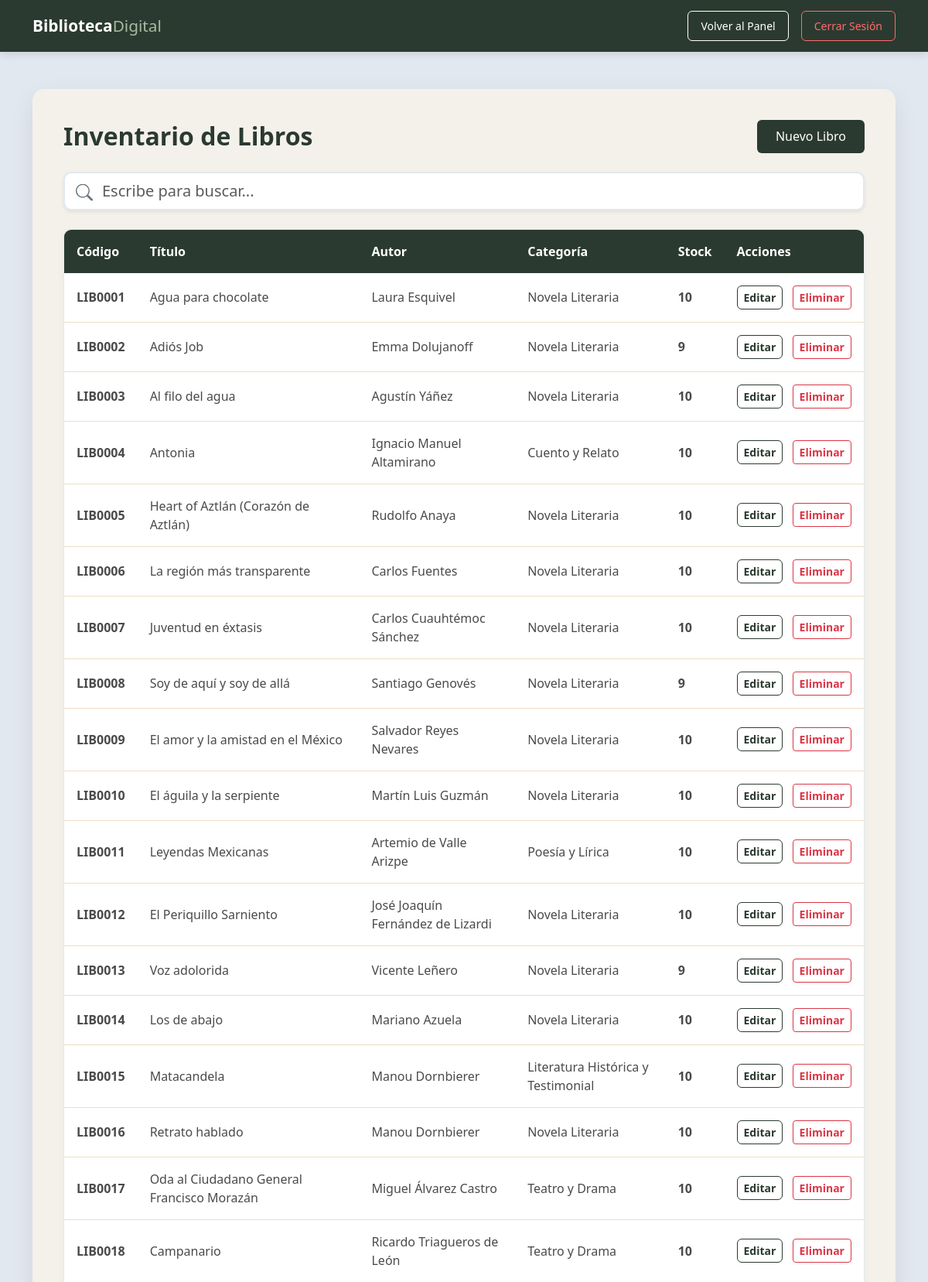
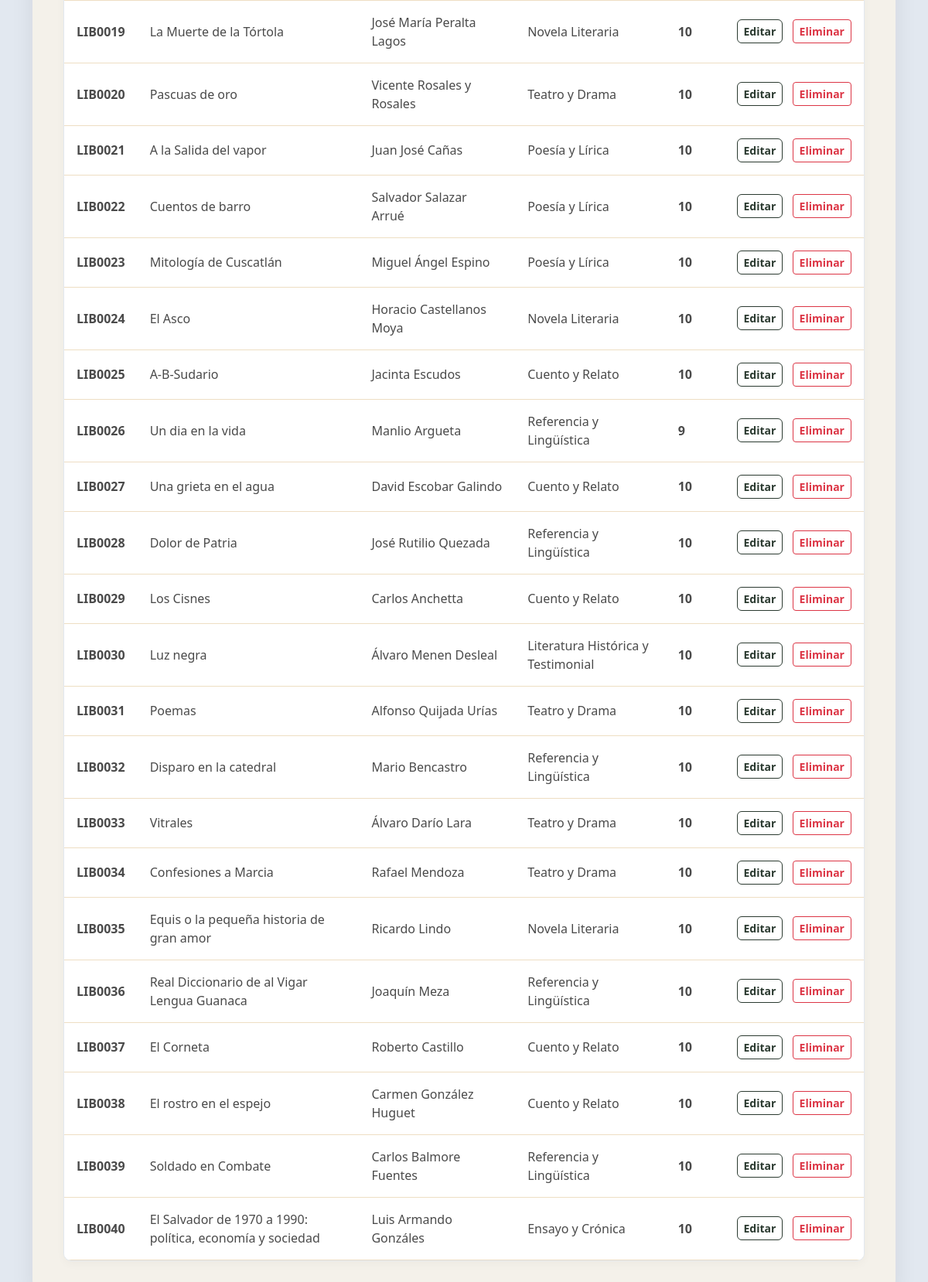
Page /libros/libro_lista.php (signed in) on the committed database (2 pictures, top to bottom).
### tables this page shows
CREATE TABLE `libros` (
  `id` int(11) NOT NULL,
  `categoria_id` int(11) NOT NULL,
  `codigo` varchar(50) NOT NULL,
  `titulo` varchar(200) NOT NULL,
  `autor` varchar(150) NOT NULL,
  `editorial` varchar(100) DEFAULT NULL,
  `anio_publicacion` int(11) DEFAULT NULL,
  `stock` int(11) NOT NULL DEFAULT 0,
  `estado` enum('disponible','prestado','reservado') NOT NULL DEFAULT 'disponible'
);

CREATE TABLE `categorias` (
  `id` int(11) NOT NULL,
  `nombre` varchar(100) NOT NULL,
  `descripcion` text DEFAULT NULL
);

### libros/libro_lista.php (the view, shortened to what this page needs)
<?php
require '../config/conexion.php';
$sql = "SELECT libros.*, categorias.nombre AS categoria_nombre FROM libros LEFT JOIN categorias ON libros.categoria_id = categorias.id";
$resultado = $conn->query($sql);
?>
<!DOCTYPE html>
<html lang="es">
<head>
    <link href="https://cdn.jsdelivr.net/npm/bootstrap@5.3.0/dist/css/bootstrap.min.css" rel="stylesheet">
</head>
<body>
    <nav class="navbar mb-5">
        <div class="container">
            <a class="navbar-brand" href="../dashboard.php">Biblioteca<span>Digital</span></a>
            <div class="d-flex">
                <a href="../dashboard.php" class="btn btn-sm btn-outline-light-custom me-3 px-3 py-2">Volver al Panel</a>
                <a href="../logout.php" class="btn btn-sm btn-logout px-3 py-2">Cerrar Sesión</a>
            </div>
        </div>
    </nav>
    <div class="container mb-5">
        <div class="main-card">
            <div class="d-flex justify-content-between align-items-center mb-4">
                <h2 class="mb-0">Inventario de Libros</h2>
                <a href="libro_form.php" class="btn-dark-green">Nuevo Libro</a>
            </div>
            <div class="mb-4 position-relative">
                <span class="position-absolute top-50 start-0 translate-middle-y ms-3" style="color: #6c757d;">
                </span>
                <input type="text" id="buscador" class="form-control form-control-lg shadow-sm ps-5" placeholder="Escribe para buscar..." style="border: 2px solid #e2e8f0; border-radius: 10px;">
            </div>
            <div class="table-container table-responsive">
                <table class="table table-hover">
                    <thead>
                        <tr>
                            <th>Código</th>
                            <th>Título</th>
                            <th>Autor</th>
                            <th>Categoría</th>
                            <th>Stock</th>
                            <th>Acciones</th>
                        </tr>
                    </thead>
                    <tbody>
                        <?php if ($resultado && $resultado->num_rows > 0): ?>
                            <?php while($fila = $resultado->fetch_assoc()): ?>
                                <tr>
                                    <td class="fw-bold"><?= htmlspecialchars($fila['codigo'] ?? '---') ?></td>
                                    <td><?= htmlspecialchars($fila['titulo']) ?></td>
                                    <td><?= htmlspecialchars($fila['autor']) ?></td>
                                    <td><?= htmlspecialchars($fila['categoria_nombre'] ?? 'Sin categoría') ?></td>
                                    <td class="fw-bold"><?= htmlspecialchars($fila['stock']) ?></td>
                                    <td class="text-nowrap">
                                        <?php if ($_SESSION['nivel_acceso'] == 'Administrador' || $_SESSION['nivel_acceso'] == 'Supervisor'): ?>
                                            <a href="libro_editar.php?id=<?= $fila['id'] ?>" class="btn btn-sm btn-action-edit me-2">Editar</a>
                                        <?php endif; ?>
                                        <?php if ($_SESSION['nivel_acceso'] == 'Administrador'): ?>
                                            <a href="libro_eliminar.php?id=<?= $fila['id'] ?>" class="btn btn-sm btn-outline-danger fw-bold" onclick="return confirm('¿Eliminar este libro?');">Eliminar</a>
                                        <?php endif; ?>
                                    </td>
                                </tr>
                            <?php endwhile; ?>
                        <?php else: ?>
                            <tr>
                                <td colspan="6" class="text-center py-5 text-muted">No hay libros registrados.</td>
                            </tr>
                        <?php endif; ?>
                    </tbody>
                </table>
            </div>
        </div>
    </div>
</body>
</html>

### libros/libro_lista.php (style rules this page uses)
body { background-color: #e2e8f0; color: #333333; font-family: 'Segoe UI', Tahoma, Geneva, Verdana, sans-serif; }
.navbar { background-color: #2b3a30; box-shadow: 0 4px 10px rgba(0,0,0,0.1); padding: 0.8rem 0; }
.navbar-brand { color: #ffffff !important; font-weight: 700; font-size: 1.3rem; }
.navbar-brand span { color: #a8bba1; font-weight: 400; }
.btn-outline-light-custom { border: 1px solid #ffffff; color: #ffffff; border-radius: 6px; transition: all 0.2s; }
.btn-logout { border: 1px solid #ff6b6b; color: #ff6b6b; border-radius: 6px; transition: all 0.2s; }
.main-card { background-color: #f4f1ea; border: none; border-radius: 15px; box-shadow: 0 10px 30px rgba(0,0,0,0.08); padding: 2.5rem; }
h2 { color: #2b3a30; font-weight: 700; }
.btn-dark-green { background-color: #2b3a30; color: #ffffff; border: none; border-radius: 6px; font-weight: 500; padding: 0.6rem 1.5rem; text-decoration: none; display: inline-block; }
.table-container { background-color: #ffffff; border-radius: 10px; overflow: hidden; box-shadow: 0 4px 12px rgba(0,0,0,0.03); border: 1px solid #e2e8f0; margin-top: 1.5rem; }
.table { margin-bottom: 0; }
.table th { background-color: #2b3a30; color: #ffffff; font-weight: 600; padding: 16px; border: none; }
.table td { padding: 16px; vertical-align: middle; border-bottom: 1px solid #eedec3; color: #4a4a4a; }
.btn-action-edit { color: #2b3a30; border: 1px solid #2b3a30; font-weight: 600; border-radius: 6px; }

### rows in the picture
libros: codigo "LIB0001", titulo "Agua para chocolate", autor "Laura Esquivel", categoria.nombre "Novela Literaria", stock "10"
libros: codigo "LIB0002", titulo "Adiós Job", autor "Emma Dolujanoff", categoria.nombre "Novela Literaria", stock "9"
libros: codigo "LIB0003", titulo "Al filo del agua", autor "Agustín Yáñez", categoria.nombre "Novela Literaria", stock "10"
libros: codigo "LIB0004", titulo "Antonia", autor "Ignacio Manuel Altamirano", categoria.nombre "Cuento y Relato", stock "10"
libros: codigo "LIB0005", titulo "Heart of Aztlán (Corazón de Aztlán)", autor "Rudolfo Anaya", categoria.nombre "Novela Literaria", stock "10"
libros: codigo "LIB0006", titulo "La región más transparente", autor "Carlos Fuentes", categoria.nombre "Novela Literaria", stock "10"
libros: codigo "LIB0007", titulo "Juventud en éxtasis", autor "Carlos Cuauhtémoc Sánchez", categoria.nombre "Novela Literaria", stock "10"
libros: codigo "LIB0008", titulo "Soy de aquí y soy de allá", autor "Santiago Genovés", categoria.nombre "Novela Literaria", stock "9"
libros: codigo "LIB0009", titulo "El amor y la amistad en el México", autor "Salvador Reyes Nevares", categoria.nombre "Novela Literaria", stock "10"
libros: codigo "LIB0010", titulo "El águila y la serpiente", autor "Martín Luis Guzmán", categoria.nombre "Novela Literaria", stock "10"
libros: codigo "LIB0011", titulo "Leyendas Mexicanas", autor "Artemio de Valle Arizpe", categoria.nombre "Poesía y Lírica", stock "10"
libros: codigo "LIB0012", titulo "El Periquillo Sarniento", autor "José Joaquín Fernández de Lizardi", categoria.nombre "Novela Literaria", stock "10"
libros: codigo "LIB0013", titulo "Voz adolorida", autor "Vicente Leñero", categoria.nombre "Novela Literaria", stock "9"
libros: codigo "LIB0014", titulo "Los de abajo", autor "Mariano Azuela", categoria.nombre "Novela Literaria", stock "10"
libros: codigo "LIB0015", titulo "Matacandela", autor "Manou Dornbierer", categoria.nombre "Literatura Histórica y Testimonial", stock "10"
libros: codigo "LIB0016", titulo "Retrato hablado", autor "Manou Dornbierer", categoria.nombre "Novela Literaria", stock "10"
libros: codigo "LIB0017", titulo "Oda al Ciudadano General Francisco Morazán", autor "Miguel Álvarez Castro", categoria.nombre "Teatro y Drama", stock "10"
libros: codigo "LIB0018", titulo "Campanario", autor "Ricardo Triagueros de León", categoria.nombre "Teatro y Drama", stock "10"
libros: codigo "LIB0019", titulo "La Muerte de la Tórtola", autor "José María Peralta Lagos", categoria.nombre "Novela Literaria", stock "10"
libros: codigo "LIB0020", titulo "Pascuas de oro", autor "Vicente Rosales y Rosales", categoria.nombre "Teatro y Drama", stock "10"
libros: codigo "LIB0021", titulo "A la Salida del vapor", autor "Juan José Cañas", categoria.nombre "Poesía y Lírica", stock "10"
libros: codigo "LIB0022", titulo "Cuentos de barro", autor "Salvador Salazar Arrué", categoria.nombre "Poesía y Lírica", stock "10"
libros: codigo "LIB0023", titulo "Mitología de Cuscatlán", autor "Miguel Ángel Espino", categoria.nombre "Poesía y Lírica", stock "10"
libros: codigo "LIB0024", titulo "El Asco", autor "Horacio Castellanos Moya", categoria.nombre "Novela Literaria", stock "10"
libros: codigo "LIB0025", titulo "A-B-Sudario", autor "Jacinta Escudos", categoria.nombre "Cuento y Relato", stock "10"
libros: codigo "LIB0026", titulo "Un dia en la vida", autor "Manlio Argueta", categoria.nombre "Referencia y Lingüística", stock "9"
libros: codigo "LIB0027", titulo "Una grieta en el agua", autor "David Escobar Galindo", categoria.nombre "Cuento y Relato", stock "10"
libros: codigo "LIB0028", titulo "Dolor de Patria", autor "José Rutilio Quezada", categoria.nombre "Referencia y Lingüística", stock "10"
libros: codigo "LIB0029", titulo "Los Cisnes", autor "Carlos Anchetta", categoria.nombre "Cuento y Relato", stock "10"
libros: codigo "LIB0030", titulo "Luz negra", autor "Álvaro Menen Desleal", categoria.nombre "Literatura Histórica y Testimonial", stock "10"
libros: codigo "LIB0031", titulo "Poemas", autor "Alfonso Quijada Urías", categoria.nombre "Teatro y Drama", stock "10"
libros: codigo "LIB0032", titulo "Disparo en la catedral", autor "Mario Bencastro", categoria.nombre "Referencia y Lingüística", stock "10"
libros: codigo "LIB0033", titulo "Vitrales", autor "Álvaro Darío Lara", categoria.nombre "Teatro y Drama", stock "10"
libros: codigo "LIB0034", titulo "Confesiones a Marcia", autor "Rafael Mendoza", categoria.nombre "Teatro y Drama", stock "10"
libros: codigo "LIB0035", titulo "Equis o la pequeña historia de gran amor", autor "Ricardo Lindo", categoria.nombre "Novela Literaria", stock "10"
libros: codigo "LIB0036", titulo "Real Diccionario de al Vigar Lengua Guanaca", autor "Joaquín Meza", categoria.nombre "Referencia y Lingüística", stock "10"
libros: codigo "LIB0037", titulo "El Corneta", autor "Roberto Castillo", categoria.nombre "Cuento y Relato", stock "10"
libros: codigo "LIB0038", titulo "El rostro en el espejo", autor "Carmen González Huguet", categoria.nombre "Cuento y Relato", stock "10"
libros: codigo "LIB0039", titulo "Soldado en Combate", autor "Carlos Balmore Fuentes", categoria.nombre "Referencia y Lingüística", stock "10"
libros: codigo "LIB0040", titulo "El Salvador de 1970 a 1990: política, economía y sociedad", autor "Luis Armando Gonzáles", categoria.nombre "Ensayo y Crónica", stock "10"
